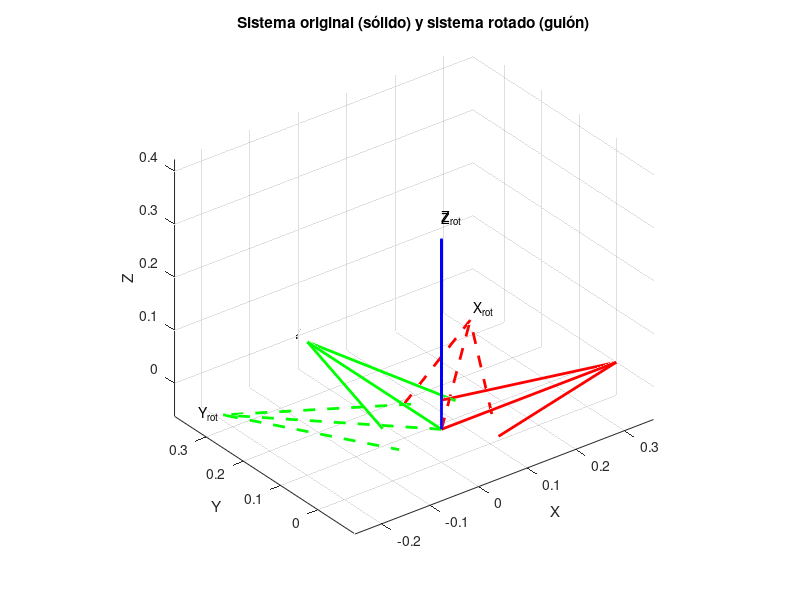

Reproduce this figure in MATLAB.
function ejes_transformados
% Define matriz de rotación 3x3 (ejemplo: rotación de 45° alrededor de Z)
theta = pi/4;
R = [cos(theta) -sin(theta) 0;
     sin(theta)  cos(theta) 0;
     0           0          1];

% Origen del sistema original y del transformado
O = [0;0;0];
Ot = [0; 0; 0];  % ejemplo: origen desplazado (si se desea)

% Ejes del sistema original (columnas: X, Y, Z)
E = eye(3);

% Ejes transformados
Et = R * E;

% Escala para visualizar
s = 0.4;

figure; hold on; grid on; axis equal;
% Ejes originales en O
quiver3(O(1),O(2),O(3), s*E(1,1), s*E(2,1), s*E(3,1), 'r', 'LineWidth',2,'MaxHeadSize',0.5);
quiver3(O(1),O(2),O(3), s*E(1,2), s*E(2,2), s*E(3,2), 'g', 'LineWidth',2,'MaxHeadSize',0.5);
quiver3(O(1),O(2),O(3), s*E(1,3), s*E(2,3), s*E(3,3), 'b', 'LineWidth',2,'MaxHeadSize',0.5);

% Ejes transformados en Ot
quiver3(Ot(1),Ot(2),Ot(3), s*Et(1,1), s*Et(2,1), s*Et(3,1), 'r--', 'LineWidth',2,'MaxHeadSize',0.5);
quiver3(Ot(1),Ot(2),Ot(3), s*Et(1,2), s*Et(2,2), s*Et(3,2), 'g--', 'LineWidth',2,'MaxHeadSize',0.5);
quiver3(Ot(1),Ot(2),Ot(3), s*Et(1,3), s*Et(2,3), s*Et(3,3), 'b--', 'LineWidth',2,'MaxHeadSize',0.5);

% Etiquetas
text(O(1)+s*E(1,1), O(2)+s*E(2,1), O(3)+s*E(3,1), 'X');
text(O(1)+s*E(1,2), O(2)+s*E(2,2), O(3)+s*E(3,2), 'Y');
text(O(1)+s*E(1,3), O(2)+s*E(2,3), O(3)+s*E(3,3), 'Z');

text(Ot(1)+s*Et(1,1), Ot(2)+s*Et(2,1), Ot(3)+s*Et(3,1), 'X_{rot}');
text(Ot(1)+s*Et(1,2), Ot(2)+s*Et(2,2), Ot(3)+s*Et(3,2), 'Y_{rot}');
text(Ot(1)+s*Et(1,3), Ot(2)+s*Et(2,3), Ot(3)+s*Et(3,3), 'Z_{rot}');

xlabel('X'); ylabel('Y'); zlabel('Z');
title('Sistema original (sólido) y sistema rotado (guión)');
view(3);

end